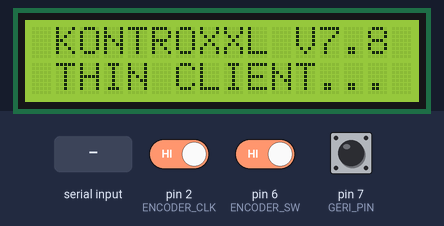
Simulated run of this sketch. Board: Arduino Uno, built with avr-gcc and run on an emulated ATmega328P. Parts: 16×2 character LCD. The inputs (shaded band) are chosen by the test bench; at power-on: pin 2 (ENCODER_CLK) HIGH, pin 6 (ENCODER_SW) HIGH, pin 7 (GERI_PIN) HIGH. What the sketch prints to the serial monitor is not drawn.

Above: at 2.0 s.
2.1 s: "OFF\n" received over Serial
At 3.4 s:
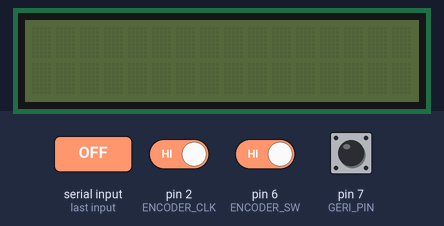
4.3 s: "ON\n" received over Serial
At 4.51 s:
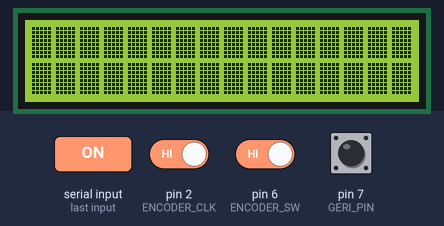
6.5 s: "L0=\n" received over Serial
At 7.7 s:
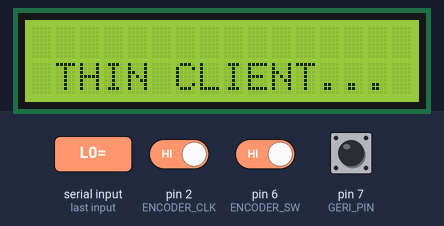
8.0 s: "B1=\n" received over Serial
At 8.9 s:
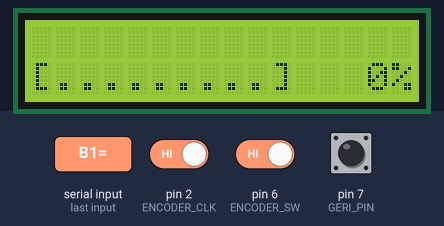
9.5 s: "OFF\n" received over Serial
At 9.65 s:
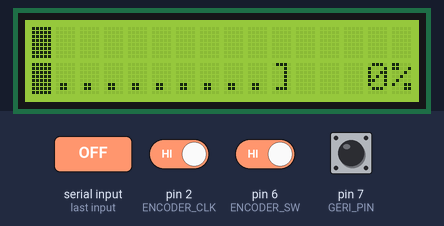
11.5 s: "B1=\n" received over Serial
At 12.8 s:
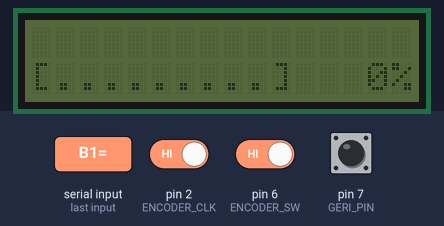
Timing chart, 0 to 14.5 s (numbered marks = the images above; inputs shaded):
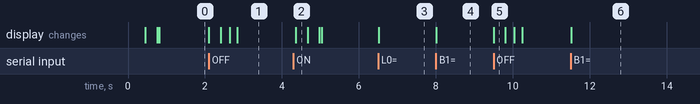

The sketch:

arduino_kontrol.ino
```cpp
#include <Wire.h>
#include <LiquidCrystal_I2C.h>

LiquidCrystal_I2C lcd(0x27, 16, 2);

// PIN DEF
#define ENCODER_CLK 2
#define ENCODER_DT  4
#define ENCODER_SW  6
#define GERI_PIN    7

volatile int lastCLK = HIGH;
unsigned long lastBtn = 0, lastGeri = 0;
byte fullBlock[8] = {B11111,B11111,B11111,B11111,B11111,B11111,B11111,B11111};

// F22: Fixed-size char buffer replaces Arduino String — eliminates heap fragmentation
#define BUF_SIZE 32
char inputBuffer[BUF_SIZE];
uint8_t bufIdx = 0;

void setup() {
  Serial.begin(115200);
  Wire.begin();
  Wire.setClock(400000);
  lcd.init();

  // Custom Chars
  byte downArr[8] = {B00000,B00100,B00100,B00100,B11111,B01110,B00100,B00000};
  byte upArr[8]   = {B00000,B00100,B01110,B11111,B00100,B00100,B00100,B00000};
  lcd.createChar(0, fullBlock);
  lcd.createChar(1, downArr);
  lcd.createChar(2, upArr);

  pinMode(ENCODER_CLK, INPUT_PULLUP);
  pinMode(ENCODER_DT, INPUT_PULLUP);
  pinMode(ENCODER_SW, INPUT_PULLUP);
  pinMode(GERI_PIN, INPUT_PULLUP);

  attachInterrupt(digitalPinToInterrupt(ENCODER_CLK), encoderInt, CHANGE);

  fadeInEffect();
  Serial.println(F("CMD:READY"));
}

void fadeInEffect() {
  lcd.noBacklight();
  lcd.clear();
  for(int i=0; i<16; i++) {
    lcd.setCursor(i, 0); lcd.write((uint8_t)0);
    lcd.setCursor(i, 1); lcd.write((uint8_t)0);
  }
  lcd.backlight();
  delay(100);
  for(int i=0; i<16; i++) {
    lcd.setCursor(i, 0); lcd.print(" ");
    lcd.setCursor(i, 1); lcd.print(" ");
    delay(30);
  }
  lcd.setCursor(0,0);
  lcd.print(F(" KONTROXXL V7.8 "));
  lcd.setCursor(0,1);
  lcd.print(F(" THIN CLIENT... "));
}

void fadeOutEffect() {
  for(int i=0; i<16; i++) {
    lcd.setCursor(i, 0); lcd.write((uint8_t)0);
    lcd.setCursor(i, 1); lcd.write((uint8_t)0);
    delay(30);
  }
  delay(200);
  lcd.noBacklight();
  lcd.clear();
}

void encoderInt() {
  static int encoderStep = 0;
  int clk = digitalRead(ENCODER_CLK);
  if (clk != lastCLK) {
    if (digitalRead(ENCODER_DT) != clk) encoderStep++;
    else encoderStep--;
    if (abs(encoderStep) >= 2) {
      if (encoderStep > 0) Serial.println(F("EV:UP"));
      else Serial.println(F("EV:DN"));
      encoderStep = 0;
    }
  }
  lastCLK = clk;
}

unsigned long lastSerialTime = 0;
bool lcdPowerState = true;

void loop() {
  while (Serial.available() > 0) {
    char c = Serial.read();
    lastSerialTime = millis();

    // Auto-Wake
    if (!lcdPowerState) {
      lcdPowerState = true;
      lcd.backlight();
    }

    if (c == '\n') {
      inputBuffer[bufIdx] = '\0';
      handleCommand(inputBuffer);
      bufIdx = 0;
    } else if (c != '\r') {
      // F22: no heap allocation — just write to stack array
      if (bufIdx < BUF_SIZE - 1) inputBuffer[bufIdx++] = c;
    }
  }

  unsigned long t = millis();

  // Auto-Shutdown Watchdog
  if (lcdPowerState && (t - lastSerialTime > 20000)) {
    fadeOutEffect();
    lcdPowerState = false;
  }

  // Handshake
  static bool linked = false;
  if (!linked && t > 2000) { Serial.println(F("CMD:READY")); linked = true; }

  // Simple Debounce for Buttons
  if (digitalRead(ENCODER_SW) == LOW && (t - lastBtn > 350)) {
    Serial.println(F("EV:CLICK"));
    lastBtn = t;
  }
  if (digitalRead(GERI_PIN) == LOW && (t - lastGeri > 350)) {
    Serial.println(F("EV:BACK"));
    lastGeri = t;
  }
}

// F22: handleCommand now accepts char* — no String heap allocation
void handleCommand(const char* line) {
  if (line == NULL || line[0] == '\0') return;

  if (strcmp(line, "OFF") == 0) { fadeOutEffect(); }
  else if (strcmp(line, "ON") == 0) { lcd.backlight(); fadeInEffect(); }
  else if (strncmp(line, "L0=", 3) == 0) {
    lcd.setCursor(0,0);
    lcdPad(line + 3);
  }
  else if (strncmp(line, "L1=", 3) == 0) {
    lcd.setCursor(0,1);
    const char* content = line + 3;
    for(int i = 0; i < 16; i++){
      if(content[i] != '\0'){
        if((uint8_t)content[i] == 0x01) lcd.write((uint8_t)1);
        else if((uint8_t)content[i] == 0x02) lcd.write((uint8_t)2);
        else lcd.print(content[i]);
      } else {
        lcd.print(' ');
      }
    }
  }
  else if (strcmp(line, "CLR") == 0) { lcd.clear(); }
  else if (strncmp(line, "B1=", 3) == 0) {
    drawBar(atoi(line + 3));
  }
}

// F23: Write directly to LCD — no String allocation needed
void lcdPad(const char* s) {
  int i = 0;
  for (; i < 16 && s[i] != '\0'; i++) lcd.print(s[i]);
  for (; i < 16; i++) lcd.print(' ');
}

void drawBar(int v) {
  lcd.setCursor(0, 1);
  int d = map(constrain(v, 0, 100), 0, 100, 0, 9);
  lcd.write('[');
  for(int i=0; i<9; i++) lcd.write(i < d ? '#' : '.');
  lcd.write(']');
  lcd.print(" ");
  if(v < 100) lcd.print(" ");
  if(v < 10) lcd.print(" ");
  lcd.print(v);
  lcd.print("%");
}
```

Measured:
- after the input at 2.1 s, the display: first changes at once (image 1 shows a later state)
- after the input at 4.3 s, the display: changes after 0.06 s (image 2)
- after the input at 6.5 s, the display: changes at once (image 3)
- after the input at 8.0 s, the display: changes at once (image 4)
- after the input at 9.5 s, the display: changes at once (image 5)
- after the input at 11.5 s, the display: changes at once (image 6)
